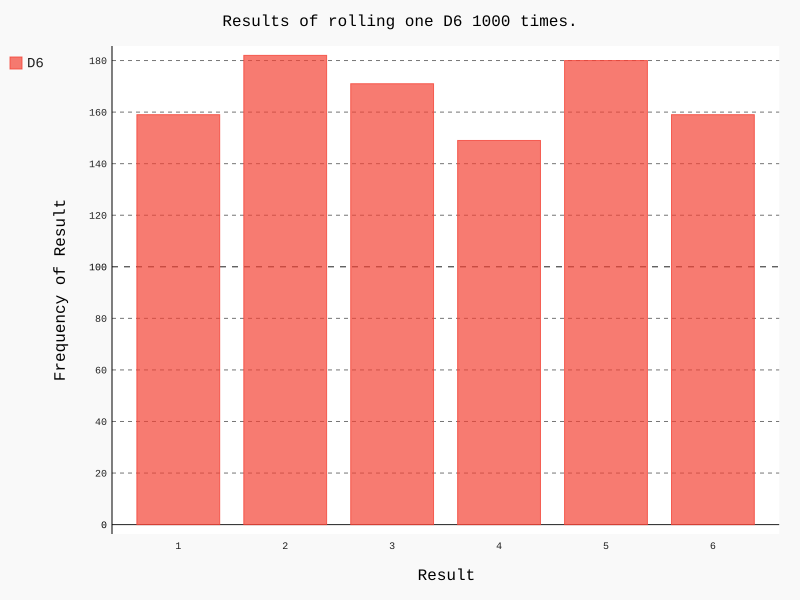

This chart was generated by the following Python code:
import pygal
from die import Die

# Create a D6.
die = Die()

# make some rolls, and store the results in a list.
results = []
for roll_num in range(1000):
    result = die.roll()
    results.append(result)

# Analyze the results.
frequencies = []
for value in range(1, die.num_sides+1):
    frequency = results.count(value)
    frequencies.append(frequency)

# Visualize the results.
hist = pygal.Bar()

hist.title = "Results of rolling one D6 1000 times."
hist.x_labels = ['1', '2', '3', '4', '5', '6']
hist.x_title = "Result"
hist.y_title = "Frequency of Result"

hist.add('D6', frequencies)
hist.render_to_file('die_visual.svg')
